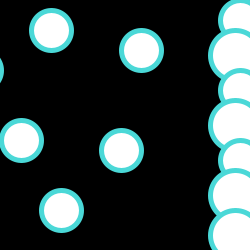
Frame 1 (no input)
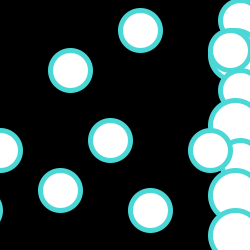
Frame 60 (the mouse pressed at the canvas centre just before this capture)
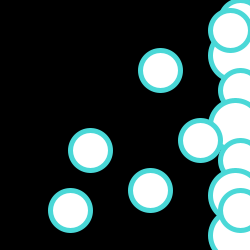
Frame 120 (the mouse held since frame 60 and released just before this capture)

The Processing sketch that drew these frames (run headless with seeded random() and noise(); from frame 60 on, the mouse is pressed at the canvas centre):

// Processing sketch: processing_18725
// ── processing_18725.pde




float x; 
void setup()


{
size(250,250);
noStroke();
frameRate(70);
}

void draw()
{
background(0);

stroke(#4AD8D7);
strokeWeight(5);

fill(255);
smooth();
ellipseMode(CORNERS);
ellipse(220,0,260,40);
fill(255);
smooth();
ellipseMode(CORNERS);
ellipse(210,30,260,80);
fill(255);
smooth();
ellipseMode(CORNERS);
ellipse(220,70,260,110);
fill(255);
smooth();
ellipseMode(CORNERS);
ellipse(210,100,260,150);
fill(255);
smooth();
ellipseMode(CORNERS);
ellipse(220,140,260,180);
fill(255);
smooth();
ellipseMode(CORNERS);
ellipse(210,170,260,220);
fill(255);
smooth();
ellipseMode(CORNERS);
ellipse(210,210,260,260);

x = x + 1.5;
translate(x, 150); 

fill(255);
smooth();
ellipseMode(CORNERS);
ellipse(40,40,80,80);


translate(60,-60); 

fill(255);
smooth();
ellipseMode(CORNERS);
ellipse(40,40,80,80);

translate(20,-100); 

fill(255);
smooth();
ellipseMode(CORNERS);
ellipse(40,40,80,80);

translate(-90,-20); 

fill(255);
smooth();
ellipseMode(CORNERS);
ellipse(40,40,80,80);

translate(-70,40); 

fill(255);
smooth();
ellipseMode(CORNERS);
ellipse(40,40,80,80);

translate(40,70); 

fill(255);
smooth();
ellipseMode(CORNERS);
ellipse(40,40,80,80);

translate(-50,50); 

fill(255);
smooth();
ellipseMode(CORNERS);
ellipse(40,40,80,80);

translate(-80,20); 

fill(255);
smooth();
ellipseMode(CORNERS);
ellipse(40,40,80,80);

translate(20,-60); 

fill(255);
smooth();
ellipseMode(CORNERS);
ellipse(40,40,80,80);




}
